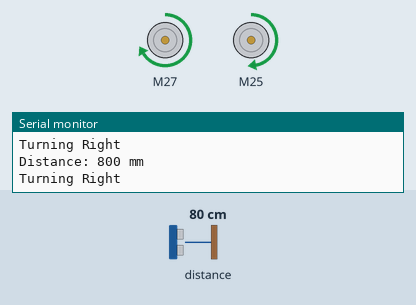
The sketch below on a simulated Arduino Uno, built with avr-gcc and run on an emulated ATmega328P. Parts: 2 × DC motor (green arrow = forward, orange = backward, longer = faster), the last lines printed to the serial monitor. The test bench sets the inputs (shaded band); at power-on: distance to the obstacle 80 cm.

Above: at 6.2 s.
6.3 s: distance to the obstacle set to 29 cm
7.8 s: distance to the obstacle set to 23 cm
At 8.4 s:
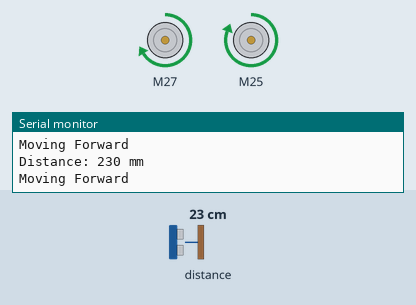
9.3 s: distance to the obstacle set to 17 cm
10.8 s: distance to the obstacle set to 12 cm
At 12.1 s:
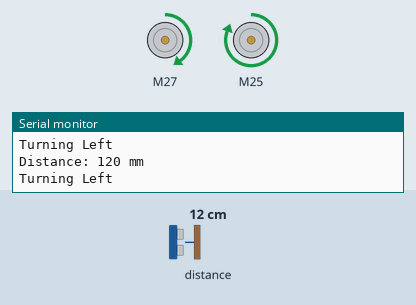
12.4 s: distance to the obstacle set to 18 cm
At 13.4 s:
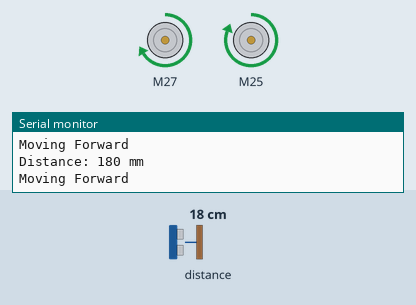
14.0 s: distance to the obstacle set to 2 cm
At 14.8 s:
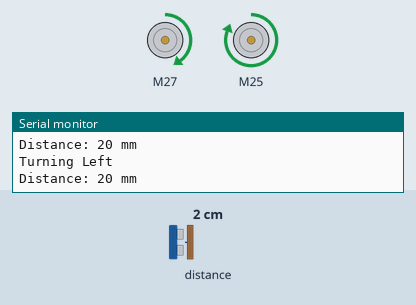
Timing chart, 0 to 16.6 s (numbered marks = the images above; inputs shaded):
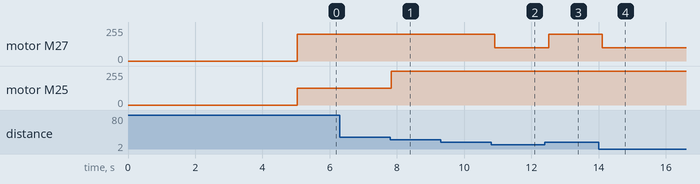

Measured:
- the behaviour switches between 26 and 25 cm on distance to the obstacle (found by bisection; images 0 and 1)
- the behaviour switches between 15 and 14 cm on distance to the obstacle (found by bisection; images 1 and 2)
- after the input at 7.8 s, motor M25: forward 127/255 → forward 255/255 at once
- after the input at 10.8 s, motor M27: forward 200/255 → forward 100/255 after 0.11 s
- after the input at 12.4 s, motor M27: forward 100/255 → forward 200/255 after 0.11 s
- after the input at 14.0 s, motor M27: forward 200/255 → forward 100/255 after 0.12 s

The sketch:

Wall_following_robot.ino
```cpp
#include <L298N.h>
#include <Wire.h>
#include <VL53L0X.h>

// Pin definition for motors
const unsigned int IN1 = 27;
const unsigned int IN2 = 26;
const unsigned int IN3 = 25;
const unsigned int IN4 = 33;
const unsigned int ENA = 14;
const unsigned int ENB = 32;

// VL53L0X sensor instance
VL53L0X sensor;

// Desired distance from the wall in millimeters
const int desiredDistance = 200; // Example: 200 mm or 20 cm

// Thresholds for close and far distances
const int closeThreshold = 150;  // Below 15 cm (too close)
const int farThreshold = 250;    // Above 25 cm (too far)

// Adjust motor speeds for balanced movement
int dutyCycle1 = 200;  // Reduce motor1 speed
int dutyCycle2 = 255;  // Increase motor2 speed to match

// Lower speeds for sharper turns
int turnSpeed = 220;

// Create motor instances
L298N motor1(ENA, IN1, IN2);
L298N motor2(ENB, IN3, IN4);

void setup()
{
  // Used to display information
  Serial.begin(9600);

  // Initialize the VL53L0X sensor
  Wire.begin();
  sensor.init();
  sensor.setTimeout(500);
  sensor.startContinuous();

  // Set initial speed for the motors
  motor1.setSpeed(dutyCycle1); // Left motor speed
  motor2.setSpeed(dutyCycle2); // Right motor speed

  delay(5000);  // Initial delay for setup
}

void loop()
{
  // Read distance from the VL53L0X sensor
  int distance = sensor.readRangeContinuousMillimeters();

  // Print the distance to the Serial Monitor
  Serial.print("Distance: ");
  Serial.print(distance);
  Serial.println(" mm");

  // Motor control based on distance readings
  if (distance < closeThreshold) {
    // Too close to an object: turn left
    motor1.setSpeed(dutyCycle1 / 2); // Slow down motor1
    motor2.setSpeed(dutyCycle2);     // Keep motor2 running
    motor1.forward();
    motor2.forward();
    Serial.println("Turning Left");
  }
  else if (distance > farThreshold) {
    // Too far from an object: turn right
    motor1.setSpeed(dutyCycle1);     // Keep motor1 running
    motor2.setSpeed(dutyCycle2 / 2); // Slow down motor2
    motor1.forward();
    motor2.forward();
    Serial.println("Turning Right");
  }
  else {
    // Move forward if at the correct distance
    motor1.setSpeed(dutyCycle1);
    motor2.setSpeed(dutyCycle2);
    motor1.forward();
    motor2.forward();
    Serial.println("Moving Forward");
  }

  delay(100);  // 100 milliseconds delay
}
```
